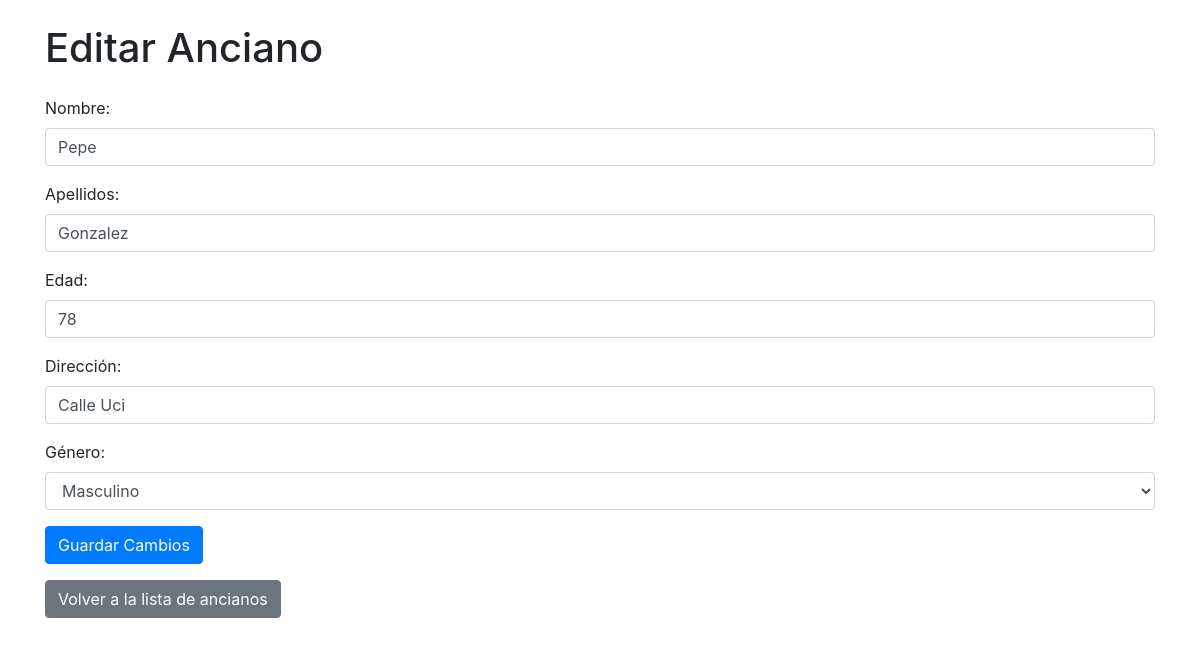
Page /ancianos/editar/1/ on the committed database.
### CatedraAdultoMayor/models.py (models this page shows, shortened)
class Anciano(models.Model):
    nombre = models.CharField(max_length=100)
    apellidos = models.CharField(max_length=100)
    edad = models.IntegerField()
    direccion = models.CharField(max_length=255)
    genero = models.CharField(max_length=10)

### CatedraAdultoMayor/views.py (the view, shortened to what this page needs)
# urls.py: path('editar/<int:id>/', views.editar_anciano, name='editar_anciano'),
def editar_anciano(request, id):
    anciano = get_object_or_404(Anciano, id=id)
    return render(request, 'editar_anciano.html', {'anciano': anciano})

### CatedraAdultoMayor/templates/editar_anciano.html (shortened to what this page needs)
<!DOCTYPE html>
<html lang="es">
<head>
    <link href="https://stackpath.bootstrapcdn.com/bootstrap/4.5.2/css/bootstrap.min.css" rel="stylesheet">
</head>
<body class="container">
    <h1 class="my-4">Editar Anciano</h1>
    <form method="POST">
        <div class="form-group">
            <label for="nombre">Nombre:</label>
            <input type="text" class="form-control" id="nombre" name="nombre" value="{{ anciano.nombre }}" required>
        </div>
        <div class="form-group">
            <label for="apellidos">Apellidos:</label>
            <input type="text" class="form-control" id="apellidos" name="apellidos" value="{{ anciano.apellidos }}" required>
        </div>
        <div class="form-group">
            <label for="edad">Edad:</label>
            <input type="number" class="form-control" id="edad" name="edad" value="{{ anciano.edad }}" required>
        </div>
        <div class="form-group">
            <label for="direccion">Dirección:</label>
            <input type="text" class="form-control" id="direccion" name="direccion" value="{{ anciano.direccion }}" required>
        </div>
        <div class="form-group">
            <label for="genero">Género:</label>
            <select class="form-control" id="genero" name="genero" required>
                <option value="Masculino" {% if anciano.genero == "Masculino" %}selected{% endif %}>Masculino</option>
            </select>
        </div>
        <button type="submit" class="btn btn-primary">Guardar Cambios</button>
    </form>
    <a href="{% url 'lista_ancianos' %}" class="btn btn-secondary mt-3">Volver a la lista de ancianos</a>
</body>
</html>

### rows in the picture
Anciano: nombre "Pepe", apellidos "Gonzalez", edad "78", direccion "Calle Uci", genero "Masculino"
